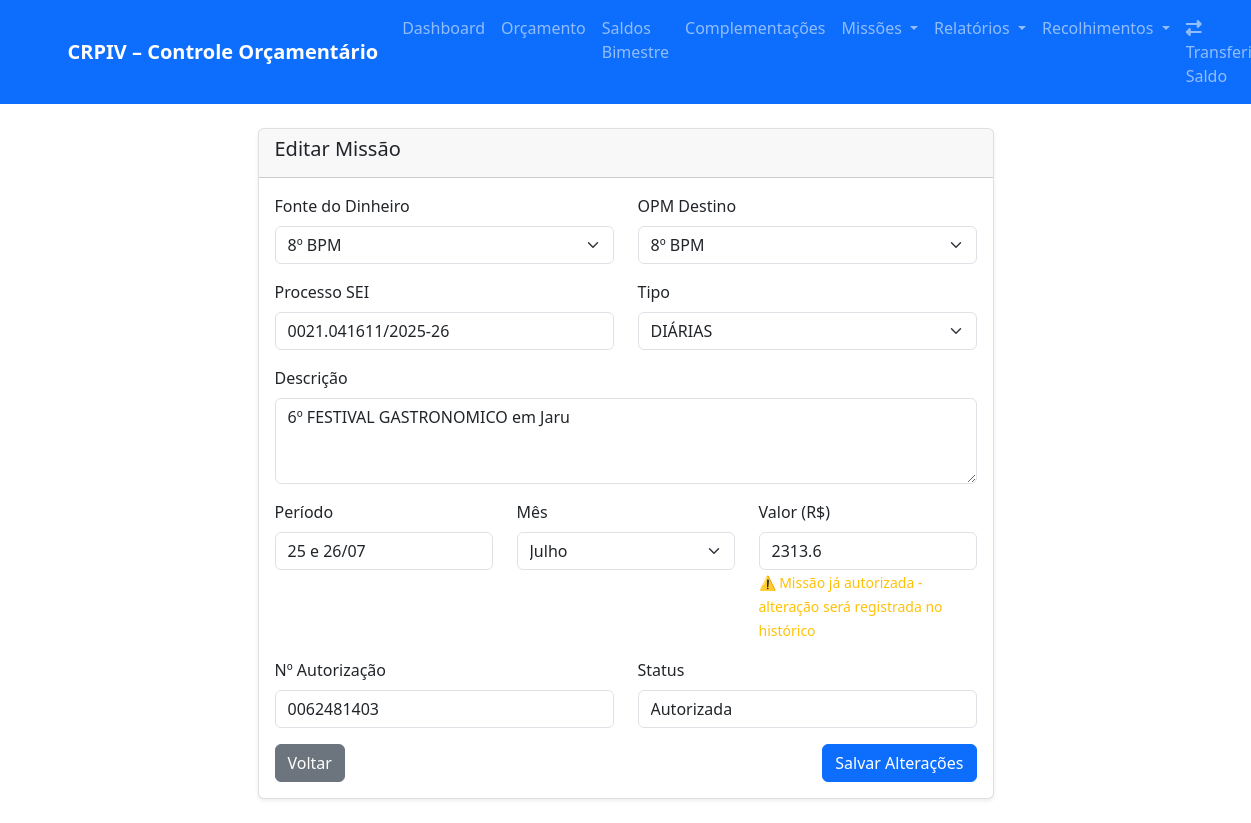
The page /editar_missao/12 on the database its author committed.
### models.py (models this page shows)
class Missao(db.Model):
    id = db.Column(db.Integer, primary_key=True)
    fonte_dinheiro = db.Column(db.String(20), nullable=False)
    opm_destino = db.Column(db.String(20), nullable=False)
    processo_sei = db.Column(db.String(50), nullable=False)
    descricao = db.Column(db.Text, nullable=False)
    periodo = db.Column(db.String(50), nullable=False)
    mes = db.Column(db.String(20), nullable=False)
    tipo = db.Column(db.String(20), nullable=False)
    valor = db.Column(db.Float, nullable=False)
    numero_autorizacao = db.Column(db.String(50))
    status = db.Column(db.String(20), default='previsao')
    data_criacao = db.Column(db.DateTime, default=datetime.utcnow)
    data_autorizacao = db.Column(db.DateTime)
    observacoes = db.Column(db.Text)

### app.py (the view, shortened to what this page needs)
@app.route('/editar_missao/<int:missao_id>', methods=['GET', 'POST'])
def editar_missao(missao_id):
    missao = db.session.get(Missao, missao_id) or abort(404)
    return render_template('editar_missao.html',
                         missao=missao,
                         unidades=UNIDADES,
                         tipos=TIPOS_ORCAMENTO,
                         meses=MESES)

### templates/editar_missao.html (shortened to what this page needs)
{% extends "base.html" %}
{% block content %}
<div class="row justify-content-center">
    <div class="col-md-8">
        <div class="card">
            <div class="card-header">
                <h5>Editar Missão</h5>
            </div>
            <div class="card-body">
                <form method="POST">
                    <div class="row">
                        <div class="col-md-6">
                            <div class="mb-3">
                                <label class="form-label">Fonte do Dinheiro</label>
                                <select name="fonte_dinheiro" class="form-select" required>
                                    {% for unidade in unidades %}
                                    <option value="{{ unidade }}" {{ 'selected' if missao.fonte_dinheiro == unidade }}>{{ unidade }}</option>
                                    {% endfor %}
                                </select>
                            </div>
                        </div>
                        <div class="col-md-6">
                            <div class="mb-3">
                                <label class="form-label">OPM Destino</label>
                                <select name="opm_destino" class="form-select" required>
                                    {% for unidade in unidades %}
                                    <option value="{{ unidade }}" {{ 'selected' if missao.opm_destino == unidade }}>{{ unidade }}</option>
                                    {% endfor %}
                                </select>
                            </div>
                        </div>
                    </div>
                    <div class="row">
                        <div class="col-md-6">
                            <div class="mb-3">
                                <label class="form-label">Processo SEI</label>
                                <input type="text" name="processo_sei" class="form-control" value="{{ missao.processo_sei }}" required>
                            </div>
                        </div>
                        <div class="col-md-6">
                            <div class="mb-3">
                                <label class="form-label">Tipo</label>
                                <select name="tipo" class="form-select" required>
                                    {% for tipo in tipos %}
                                    <option value="{{ tipo }}" {{ 'selected' if missao.tipo == tipo }}>{{ tipo }}</option>
                                    {% endfor %}
                                </select>
                            </div>
                        </div>
                    </div>
                    <div class="mb-3">
                        <label class="form-label">Descrição</label>
                        <textarea name="descricao" class="form-control" rows="3" required>{{ missao.descricao }}</textarea>
                    </div>
                    <div class="row">
                        <div class="col-md-4">
                            <div class="mb-3">
                                <label class="form-label">Período</label>
                                <input type="text" name="periodo" class="form-control" value="{{ missao.periodo }}" required>
                            </div>
                        </div>
                        <div class="col-md-4">
                            <div class="mb-3">
                                <label class="form-label">Mês</label>
                                <select name="mes" class="form-select" required>
                                    {% for mes in meses %}
                                    <option value="{{ mes }}" {{ 'selected' if missao.mes == mes }}>{{ mes }}</option>
                                    {% endfor %}
                                </select>
                            </div>
                        </div>
                        <div class="col-md-4">
                            <div class="mb-3">
                                <label class="form-label">Valor (R$)</label>
                                <input type="number" step="0.01" name="valor" class="form-control" value="{{ missao.valor }}" required>
                                {% if missao.status == 'autorizada' %}
                                <small class="text-warning">⚠️ Missão já autorizada - alteração será registrada no histórico</small>
                                {% endif %}
                            </div>
                        </div>
                    </div>
                    <div class="row">
                        <div class="col-md-6">
                            <div class="mb-3">
                                <label class="form-label">Nº Autorização</label>
                                <input type="text" name="numero_autorizacao" class="form-control" value="{{ missao.numero_autorizacao or '' }}">
                            </div>
                        </div>
                        <div class="col-md-6">
                            <div class="mb-3">
                                <label class="form-label">Status</label>
                                <input type="text" class="form-control" value="{{ missao.status.title() }}" readonly>
                            </div>
                        </div>
                    </div>
                    <div class="d-flex justify-content-between">
                        <a href="{{ url_for('missoes') }}" class="btn btn-secondary">Voltar</a>
                        <button type="submit" class="btn btn-primary">Salvar Alterações</button>
                    </div>
                </form>
            </div>
        </div>
    </div>
</div>
{% endblock %}

### static/css/style.css (style rules this page uses)
.card { box-shadow: 0 0.125rem 0.25rem rgba(0, 0, 0, 0.075); border: 1px solid rgba(0, 0, 0, 0.125); }
.btn { border-radius: 0.375rem; }
.form-control, .form-select { border-radius: 0.375rem; }

### rows shown on the page
Missao: processo_sei "0021.041611/2025-26", descricao "6º FESTIVAL GASTRONOMICO em Jaru", periodo "25 e 26/07", valor "2313.6", numero_autorizacao "0062481403", status "Autorizada"

### other values the page prints
form field fonte_dinheiro "8º BPM"
form field opm_destino "8º BPM"
form field tipo "DIÁRIAS"
form field mes "Julho"
